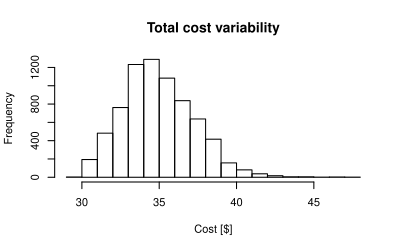

This figure's R source:
I<-read.csv("farm_cost.csv",header=TRUE)
options(digits=1) 

out <- hist(I$total,plot=TRUE,main="Total cost variability",xlab="Cost [$]")
